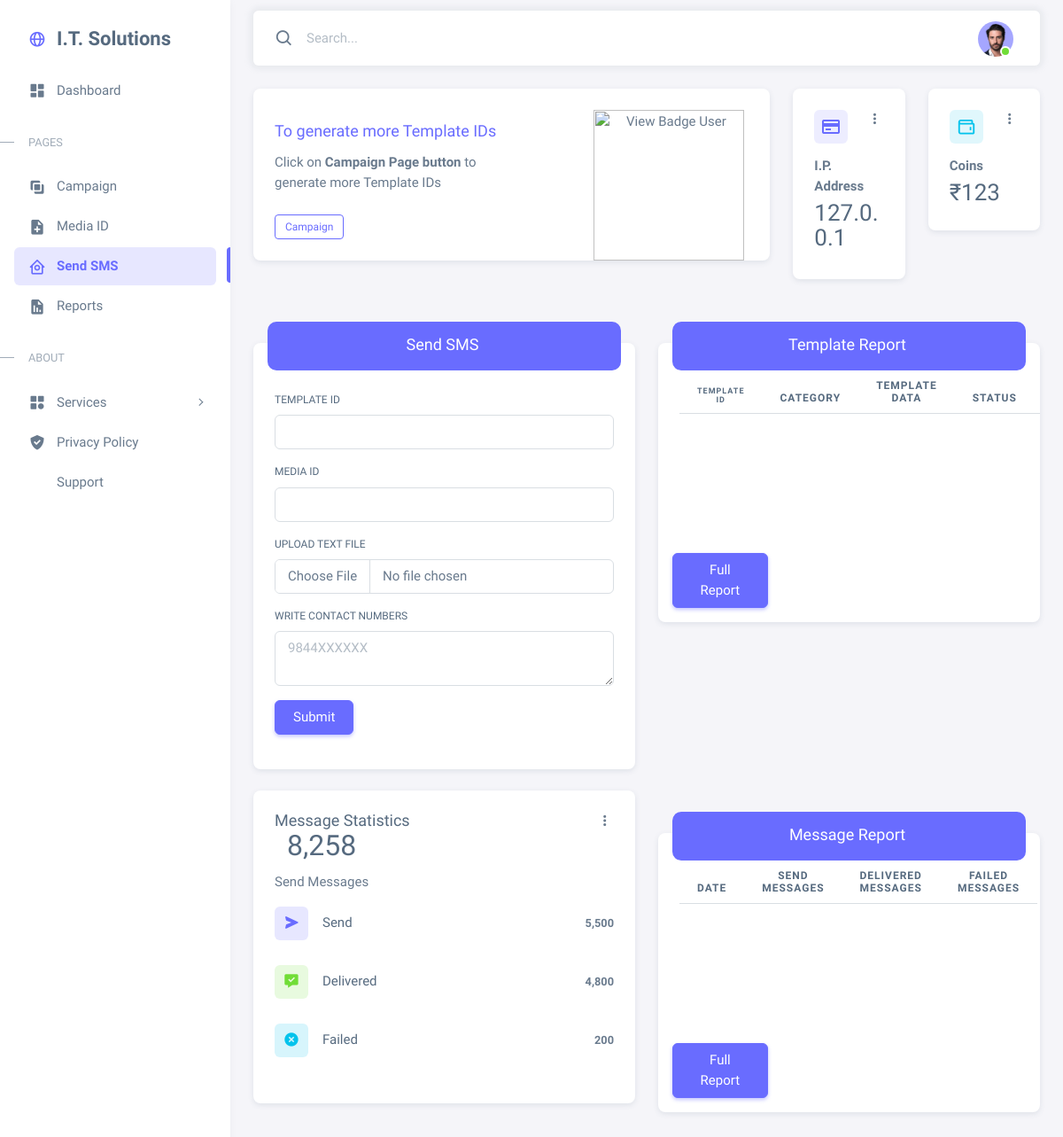
Before: /send-sms/ (signed in) with the older database file.
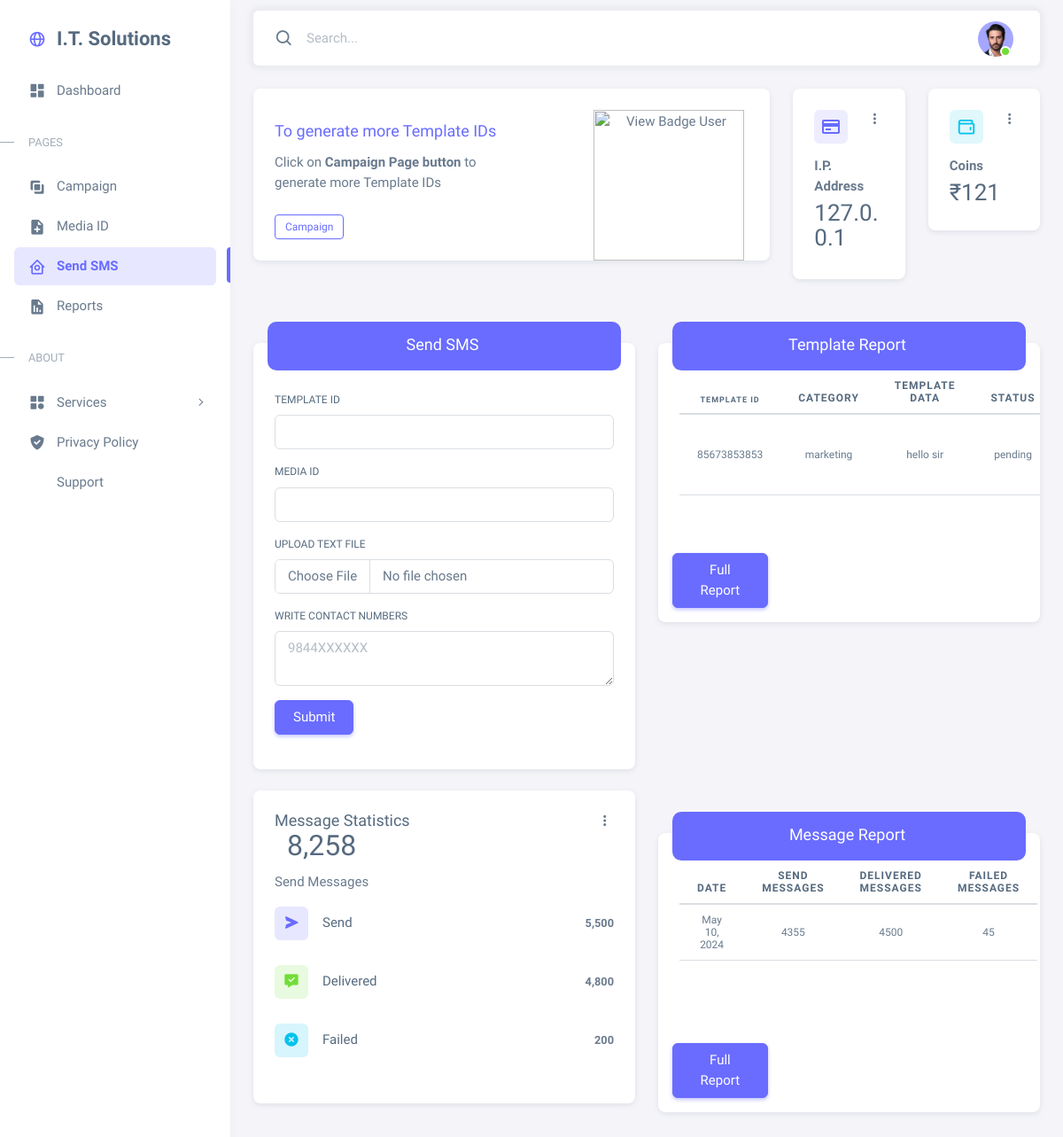
After: the same page with the newer database file.
### smsapp/models.py (models this page shows, shortened)
class CampaignData(models.Model):
    email = models.ForeignKey(settings.AUTH_USER_MODEL, on_delete=models.CASCADE)
    STATUS_CHOICES = (
        ('pending', 'Pending'),
        ('approved', 'Approved'),
    )
    template_id = models.CharField(max_length=100, primary_key=True)
    sub_service = models.CharField(max_length=100)
    media_type=models.CharField(max_length=100)
    status = models.CharField(max_length=10, choices=STATUS_CHOICES, default='pending')
    template_data = models.TextField()
    uploaded_at = models.DateTimeField(default=timezone.now)

class ReportInfo(models.Model):
    email = models.ForeignKey(settings.AUTH_USER_MODEL, on_delete=models.CASCADE)
    message_date = models.DateField()
    message_send = models.IntegerField()
    message_delivery = models.IntegerField()
    message_failed = models.IntegerField()
    report_file = models.FileField(upload_to='reports/',null=True)
    original_filename = models.CharField(max_length=255, default=timezone.now().strftime('%Y-%m-%d-%H-%M-%S'))

### smsapp/views.py (the view)
# urls.py: path("send-sms/", views.Send_Sms, name="send-sms"),
@login_required
def Send_Sms(request):
    if request.user.is_authenticated:
        if request.method == "POST":
            ip_address = request.META.get("REMOTE_ADDR", "Unknown IP")
            coins = request.user.coins
            report_list = ReportInfo.objects.filter(email=request.user)
            campaign_list = CampaignData.objects.filter(email=request.user)
            template_id = request.POST.get("params")
            media_id=request.POST.get("media_id")
            uploaded_file = request.FILES.get("files")
            contacts=request.POST.get("contact_number")
            final_count, contact_list = validate_phone_numbers(contacts, uploaded_file)
            print(media_id)
            print(contact_list)
            try:
                url = "http://13.239.113.104/whatsapp/send_messages/"
                params = {"template_id": template_id,"media_id":media_id}
                headers = {"Content-Type": "application/json", "Accept": "application/json"}
                data = contact_list
                api_response = requests.post(url, params=params, headers=headers, json=data)
                print(api_response.status_code)
                subtract_coins(request, final_count)
                if api_response.status_code == 200:
                    '''
                    new_message_info = ReportInfo(
                        email=request.user,
                        message_date=datetime.now(),
                        message_delivery=final_count,
                        message_send=final_count,
                        message_failed=2,
                        report_file=generate_file_auto(),

                    )
                    new_message_info.save()

                  '''
                    return render(
                        request,
                        "send-sms.html",
                        {
                            "ip_address": ip_address,
                            "coins": coins,
                            "report_list": report_list,
                            "campaign_list":campaign_list,
                        },
                    )
                else:
                    return render(
                        request,
                        "send-sms.html",
                        {
                            "ip_address": ip_address,
                            "coins": coins,
                            "report_list": report_list,
                            "campaign_list":campaign_list,
                        },
                    )
            except requests.RequestException as e:
                return render(
                    request,
                    "send-sms.html",
                    {
                        "ip_address": ip_address,
                        "coins": coins,
                        "report_list": report_list,
                        "campaign_list":campaign_list,
                    },
                )
        else:
            ip_address = request.META.get("REMOTE_ADDR", "Unknown IP")
            coins = request.user.coins
            report_list = ReportInfo.objects.filter(email=request.user)
            campaign_list = CampaignData.objects.filter(email=request.user)
            return render(
                request,
                "send-sms.html",
                {
                    "ip_address": ip_address,
                    "coins": coins,
                    "report_list": report_list,
                    "campaign_list":campaign_list,
                },
            )
    else:
        return redirect("login")

### smsapp/templates/send-sms.html (shortened to what the changed rows need)
<html lang="en" class="light-style layout-menu-fixed" dir="ltr" data-theme="theme-default" data-assets-path="../assets/"
  data-template="vertical-menu-template-free">
<head>
  <link rel="stylesheet" href="/static/assets/vendor/fonts/boxicons.css" />
  <link rel="stylesheet" href="/static/assets/vendor/css/core.css" class="template-customizer-core-css" />
  <link rel="stylesheet" href="/static/assets/vendor/css/theme-default.css" class="template-customizer-theme-css" />
  <link rel="stylesheet" href="/static/assets/css/demo.css" />
  <link rel="stylesheet" href="/static/assets/vendor/libs/perfect-scrollbar/perfect-scrollbar.css" />
  <link rel="stylesheet" href="/static/assets/vendor/libs/apex-charts/apex-charts.css" />
</head>
<body>
  <div class="layout-wrapper layout-content-navbar">
    <div class="layout-container">
      <div class="layout-page">
        <div class="content-wrapper">
          <div class="container-xxl flex-grow-1 container-p-y">
            <div class="row">
              <div class="col-lg-4 col-md-4 order-1">
                <div class="row">
                  <div class="col-lg-6 col-md-12 col-6 mb-4">
                    <div class="card">
                      <div class="card-body">
                        <div class="card-title d-flex align-items-start justify-content-between">
                          <div class="avatar flex-shrink-0">
                          </div>
                          <div class="dropdown">
                          </div>
                        </div>
                        <span class="fw-semibold d-block mb-1">Coins</span>
                        <h3 class="card-title text-nowrap mb-1">&#8377;{{ coins }}</h3>
                      </div>
                    </div>
                  </div>
                </div>
              </div>
            </div>
            <div class="row">
              <div class="col-12 col-lg-6 order-2 order-md-3 order-lg-2 mb-4 shadow-primary mt-5 w-50">
                <div class="card z-index-2">
                  <div class="card-body" id="table-container" style="overflow-y: auto; height:190px;">
                    <table class="table" style="text-align: center; font-size: 12px;">
                      <thead>
                        <tr>
                          <th style="font-size: 9px;" scope="col">Template ID</th>
                          <th scope="col">Category</th>
                          <th scope="col">Template Data</th>
                          <th scope="col">Status</th>
                          <th scope="col">Date</th>
                        </tr>
                      </thead>
                      <tbody>
                        {% for campaign in campaign_list %}
                        <tr>
                          <td>{{ campaign.template_id }}</td>
                          <td>{{ campaign.sub_service }}</td>
                          <td>{{ campaign.template_data }}</td>
                          <td>{{ campaign.status }}</td>
                        </tr>
                        {% endfor %}
                      </tbody>
                    </table>
                  </div>
                </div>
              </div>
            </div>
            <div class="row">
              <div class="col-md-6 col-lg-4 col-xl-4 order-0 mb-4 w-50">
                <div class="card">
                  <div class="card-body">
                    <div class="d-flex justify-content-between align-items-center mb-3">
                      <div class="d-flex flex-column align-items-center gap-1">
                        <h2 class="mb-2">8,258</h2>
                      </div>
                    </div>
                  </div>
                </div>
              </div>
              <div class="col-12 col-lg-6 order-2 order-md-3 order-lg-2 mb-4 shadow-primary mt-5 w-50">
                <div class="card z-index-2">
                  <div class="card-body" id="table-container" style="overflow-y: auto; height:190px;">
                    <table class="table" style="text-align: center; font-size: 12px;">
                      <thead>
                        <tr>
                          <th scope="col">Date</th>
                          <th scope="col">Send Messages</th>
                          <th scope="col">Delivered Messages</th>
                          <th scope="col">Failed Messages</th>
                        </tr>
                      </thead>
                      <tbody>
                        {% for report in report_list %}
                        <tr>
                          <td>{{report.message_date}}</td>
                          <td>{{report.message_send}}</td>
                          <td>{{report.message_delivery}}</td>
                          <td>{{report.message_failed}}</td>
                        </tr>
                        {% endfor %}
                      </tbody>
                    </table>
                  </div>
                </div>
              </div>
            </div>
          </div>
        </div>
      </div>
    </div>
  </div>
</body>
</html>

Changed rows visible on the page:
added CampaignData: template_id "85673853853", sub_service "marketing", template_data "hello sir", status "pending"
added ReportInfo: message_date "May 10, 2024", message_send "4355", message_delivery "4500", message_failed "45"
Other visible differences:
{{ coins }}: "123" → "121"
